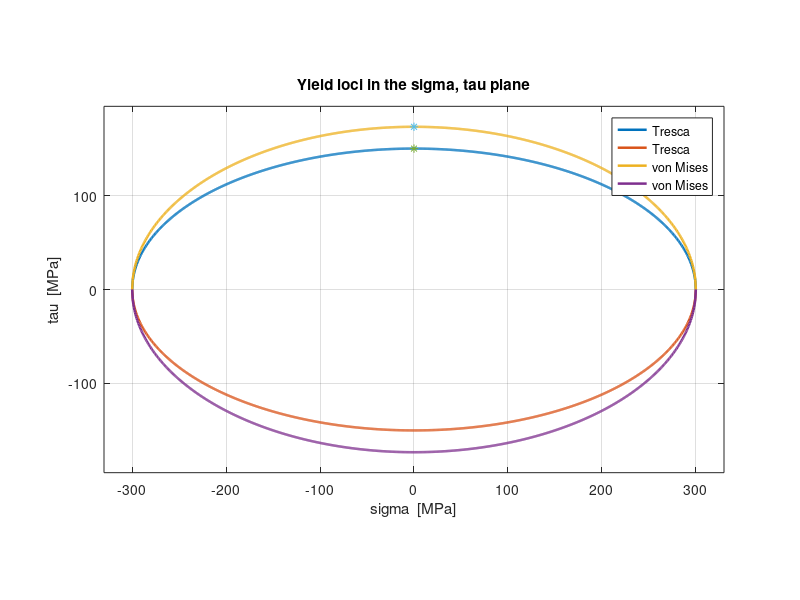

The MATLAB source for this figure:
sigma_s = 300e6;

% Sigma grid
Ns = 1000;
sigma = linspace(-sigma_s, sigma_s, Ns);

% Tresca
tau_t_pos = 0.5 * sqrt(max(0, sigma_s^2 - sigma.^2));
tau_t_neg = -tau_t_pos;

% von Mises
tau_vm_pos = (1/sqrt(3)) * sqrt(max(0, sigma_s^2 - sigma.^2));
tau_vm_neg = -tau_vm_pos;

figure; hold on; box on; grid on
plot(sigma/1e6, tau_t_pos/1e6, 'LineWidth', 1.8)   % Tresca +
plot(sigma/1e6, tau_t_neg/1e6, 'LineWidth', 1.8)   % Tresca -
plot(sigma/1e6, tau_vm_pos/1e6, 'LineWidth', 1.8)  % von Mises +
plot(sigma/1e6, tau_vm_neg/1e6, 'LineWidth', 1.8)  % von Mises -
plot(0, (sigma_s/2)/1e6, '*','MarkerFaceColor','k');              % Tresca torsion
plot(0, (sigma_s/sqrt(3))/1e6, '*','MarkerFaceColor','k');        % v.Mises torsion

xlabel('sigma  [MPa]')
ylabel('tau  [MPa]')
legend('Tresca','Tresca','von Mises','von Mises')
title('Yield loci in the sigma, tau plane')
axis equal
xlim([-1.1 1.1]*sigma_s/1e6)
ylim([-0.65 0.65]*sigma_s/1e6)